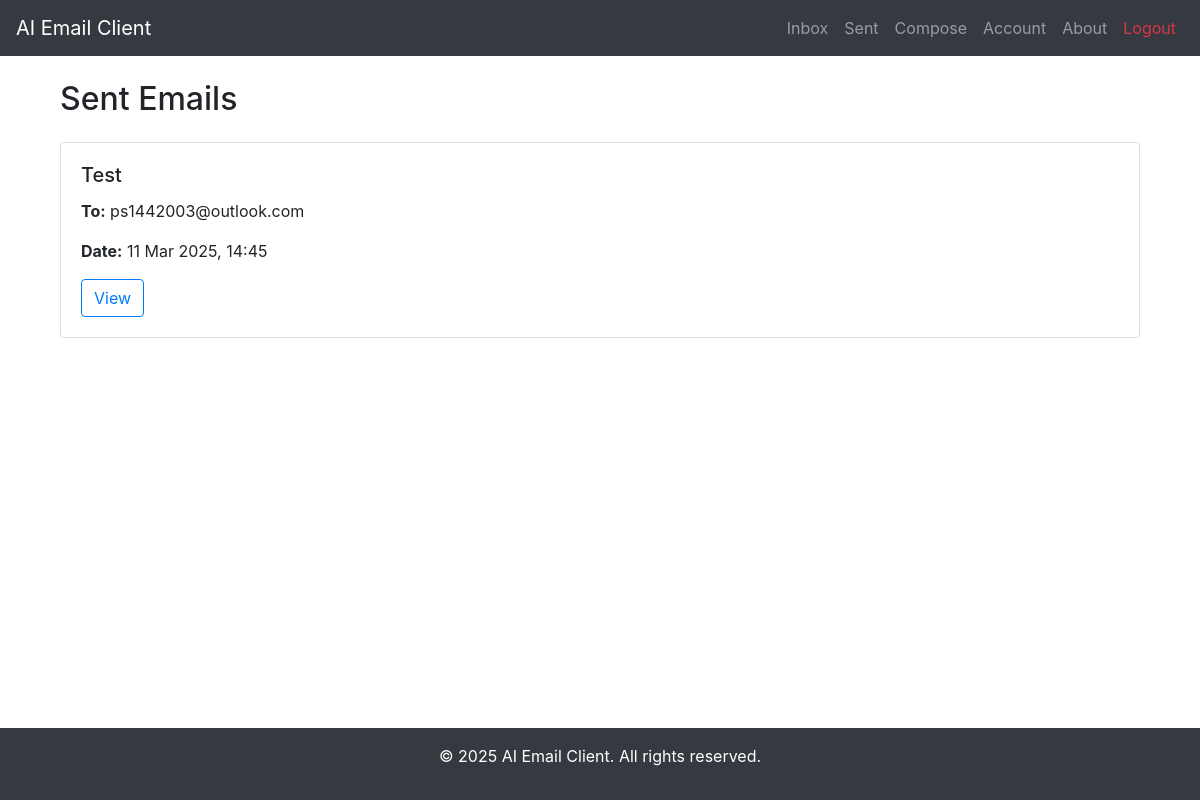
/sent (signed in), run on the app's committed database.
### Project/models.py (models this page shows, shortened)
class Email(db.Model):
    id = db.Column(db.Integer, primary_key=True)
    sender = db.Column(db.String(120), nullable=False, default='default_sender')
    recipient = db.Column(db.String(120), nullable=False)
    subject = db.Column(db.String(200), nullable=False)
    body = db.Column(db.Text, nullable=False)
    date = db.Column(db.DateTime, nullable=False, default=datetime.utcnow)
    sender_id = db.Column(db.Integer, db.ForeignKey('user.id'), nullable=False)

### Project/routes.py (the view)
@app.route("/sent")
@login_required
def sent():
    sent_emails = Email.query.filter_by(sender_id=current_user.id).all()
    return render_template('sent.html', sent_emails=sent_emails)

### Project/models.py (called while the page is built)
@login_manager.user_loader
def load_user(user_id):
    return User.query.get(int(user_id))

### Project/templates/sent.html (shortened to what this page needs)
{% extends 'layout.html' %}
{% block content %}
<div class="container mt-4">
    <h2 class="mb-4">Sent Emails</h2>
    {% for email in sent_emails %}
    <div class="card mb-3">
        <div class="card-body">
            <h5 class="card-title">{{ email.subject }}</h5>
            <p class="card-text"><strong>To:</strong> {{ email.recipient }}</p>
            <p class="card-text"><strong>Date:</strong> {{ email.date.strftime('%d %b %Y, %H:%M') }}</p>
            <a href="{{ url_for('view_email', email_id=email.id) }}" class="btn btn-outline-primary">View</a>
        </div>
    </div>
    {% endfor %}
</div>
{% endblock %}

### data on the page
Email: subject "Test", recipient "ps1442003@outlook.com", date "11 Mar 2025, 14:45"
